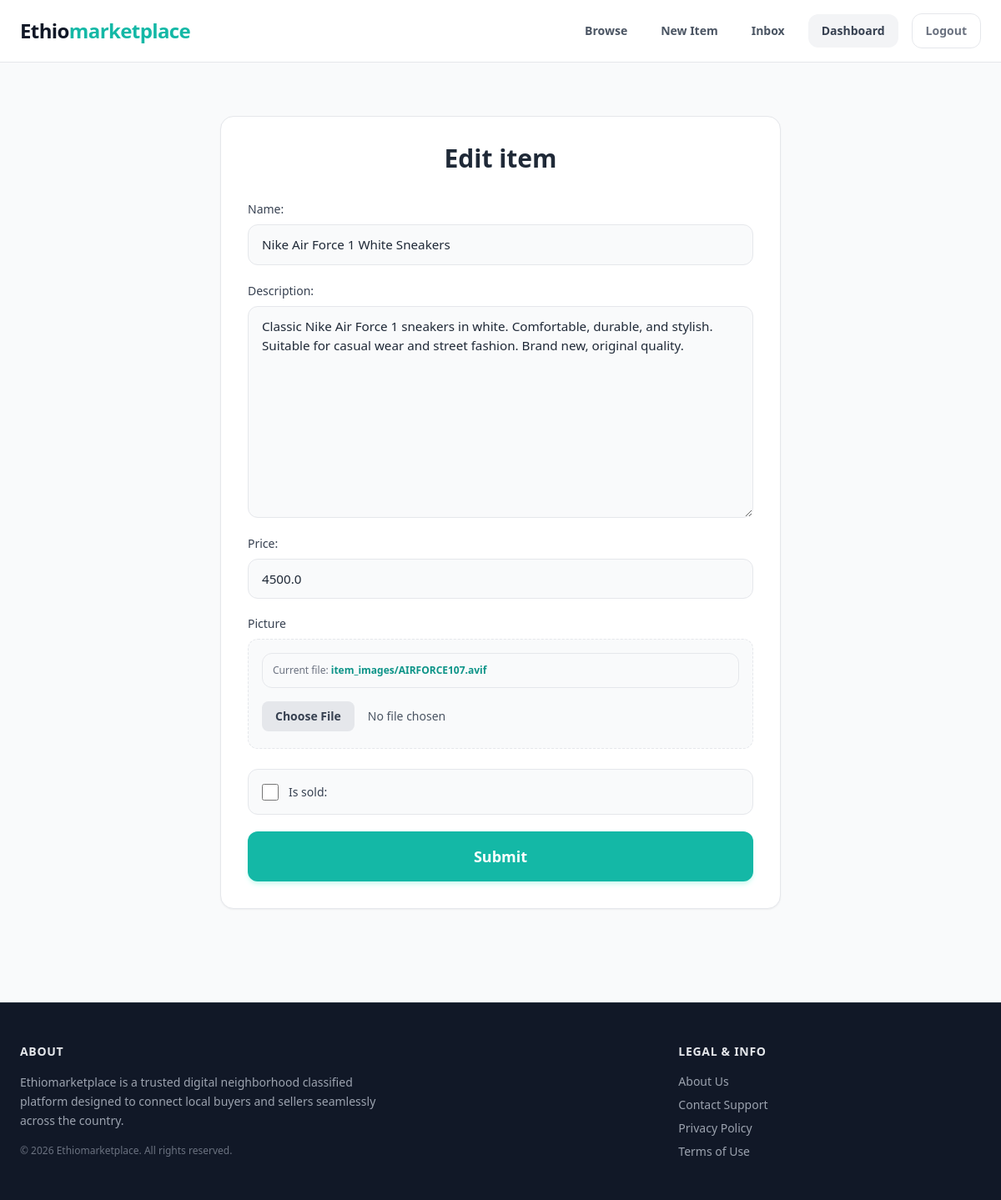
Before: /items/2/edit/ (signed in) with the older database file.
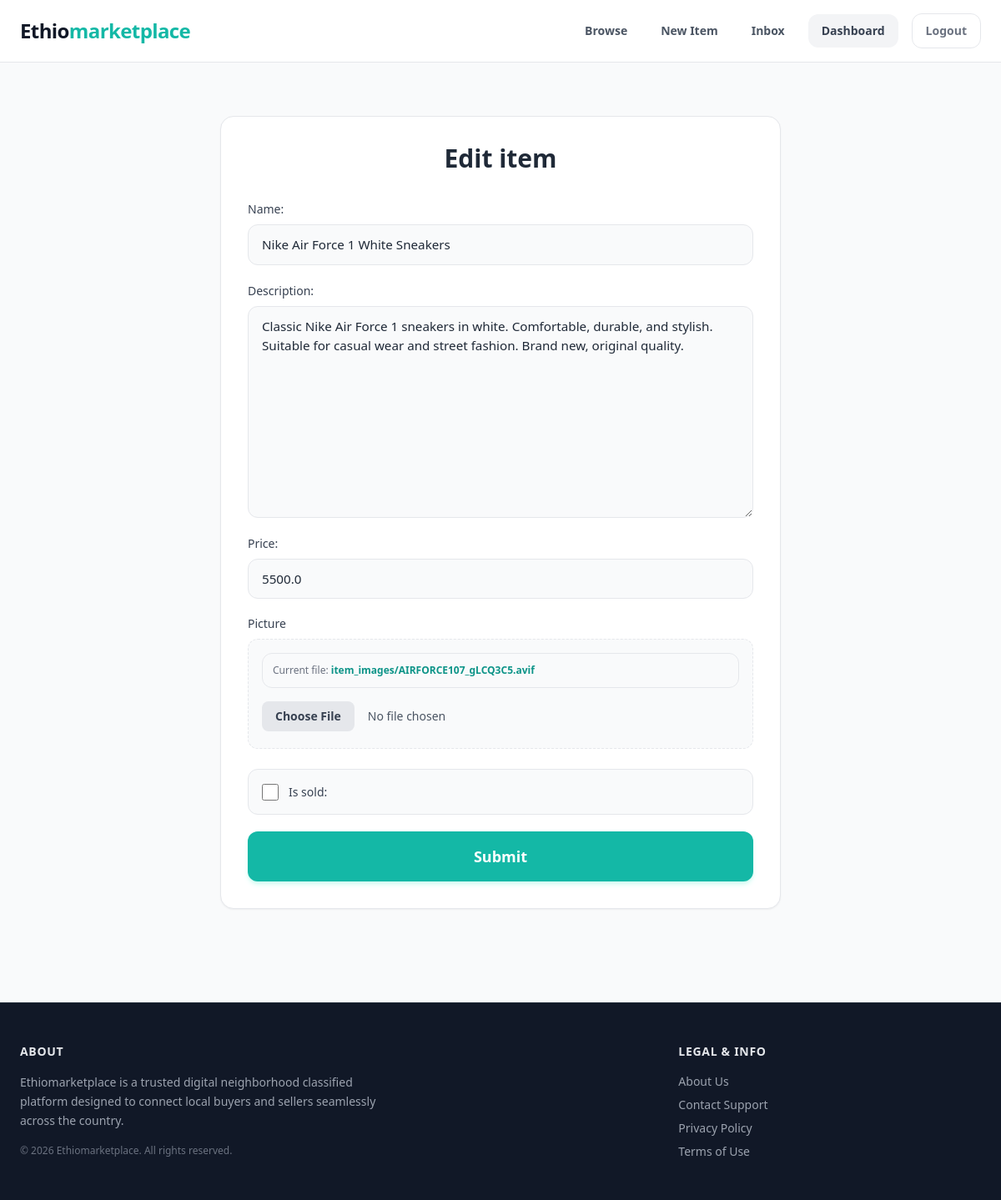
After: the same page with the newer database file.
### items/models.py (models this page shows, shortened)
class Item(models.Model):
    name = models.CharField(max_length=255)
    description = models.TextField(blank=True, null=True)
    price = models.FloatField()
    is_sold = models.BooleanField(default=False)
    category = models.ForeignKey(Category, related_name='items', on_delete=models.CASCADE)
    created_at = models.DateTimeField(auto_now_add=True)
    created_by = models.ForeignKey(User, related_name='items', on_delete=models.CASCADE)
    picture = models.ImageField(upload_to= 'item_images', blank=True, null=True)

### items/views.py (the view)
# urls.py: path('<int:pk>/edit/', views.edit, name='edit'),
@login_required
def edit(request, pk):
    item = get_object_or_404(Item, pk=pk, created_by=request.user)
    if request.method == 'POST':
        form = EditItemForm(request.POST, request.FILES, instance=item)
        if form.is_valid:
            form.save()
            return redirect('items:detail', pk=item.id)
    else:
        form = EditItemForm(instance=item)
    return render(request, 'form.html', {
        'form': form,
        'title': 'Edit item'
    })

### items/forms.py
class EditItemForm(forms.ModelForm):
    price = forms.DecimalField(min_value=0, widget=forms.NumberInput())
    class Meta:
        model = Item
        fields = ('name', 'description', 'price', 'picture', 'is_sold')

### items/templates/form.html (shortened to what this page needs)
{% extends 'base.html' %}
{% block content %}
<div class="w-full max-w-2xl p-4 sm:p-8 my-4 sm:my-8 mx-auto bg-white border border-gray-100 sm:border-gray-200 rounded-2xl shadow-sm">
    <h1 class="mb-6 sm:mb-8 text-2xl sm:text-3xl font-bold text-gray-800 text-center">{{ title }}</h1>
    <form method="post" action="." enctype="multipart/form-data" class="space-y-5">
        <div class="django-form-wrapper space-y-4 sm:space-y-5">
            {{ form.as_p }}
        </div>
        <button class="w-full py-3.5 sm:py-4 px-6 sm:px-8 text-base sm:text-lg font-semibold bg-teal-500 hover:bg-teal-600 active:bg-teal-700 rounded-xl text-white transition-all duration-150 flex items-center justify-center shadow-md shadow-teal-100 mt-4">
            Submit
        </button>
    </form>
</div>
{% endblock %}

Changed rows visible on the page:
changed Item "Nike Air Force 1 White Sneakers": price "4500.0" → "5500.0"
Other visible differences:
text no longer shown: "Name: Description: Price: Picture Current file: item_images/AIRFORCE107.avif Is sold:"
text now shown: "Name: Description: Price: Picture Current file: item_images/AIRFORCE107_gLCQ3C5.avif Is sold:"
